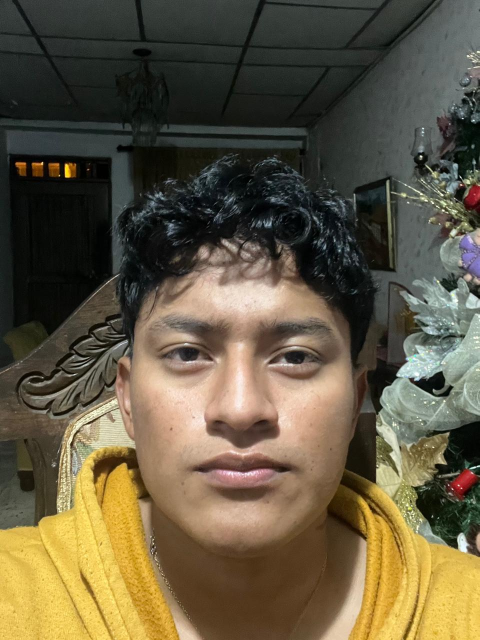
#> input picture face/imagenes_descargadas/front_1764989392442.jpg, 959 x 1280 px (shown at 1/2 size)
$ python -i mejora_imagenes.py   (imports and definitions only)   (older library calls are emulated)
#> lines starting #> are read from the running program, lines starting #| are printed output that depends on the picture
"""
Utilidades para mejorar la calidad de imágenes faciales antes de la comparación.
Estas funciones preprocesadas ayudan a aumentar la precisión del reconocimiento.
"""

import cv2
import numpy as np
from pathlib import Path


def mejorar_imagen_facial(ruta_imagen, guardar_mejorada=False):
    """
    Mejora la calidad de una imagen facial para mejor reconocimiento.

    Args:
        ruta_imagen: Ruta de la imagen a mejorar
        guardar_mejorada: Si True, guarda la versión mejorada

    Returns:
        numpy.ndarray: Imagen mejorada
    """
#> called with guardar_mejorada = False
    # Leer imagen
    img = cv2.imread(str(ruta_imagen))
#> img is the input picture: shape (1280, 959, 3); mean B, G, R 66, 89, 99.1

    if img is None:
        raise ValueError(f"No se pudo leer la imagen: {ruta_imagen}")

    # 1. Normalizar iluminación (CLAHE)
    lab = cv2.cvtColor(img, cv2.COLOR_BGR2LAB)
#> lab: shape (1280, 959, 3); mean of channels 0, 1, 2 94.2, 128.9, 141.5
    l, a, b = cv2.split(lab)
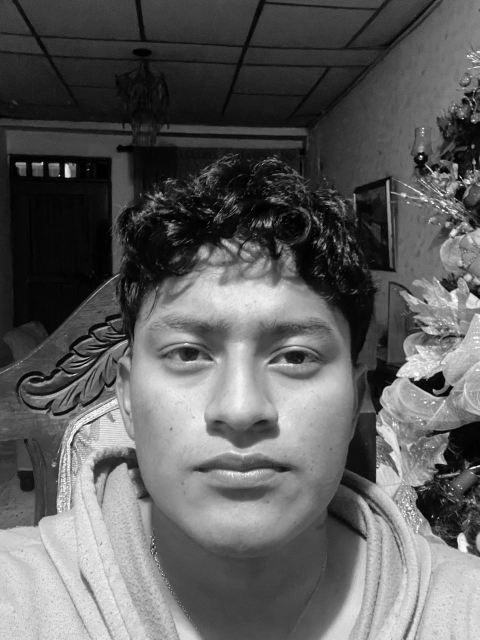
#> l: shape (1280, 959) (shown at 1/2 size); min 0, max 255, mean 94.2
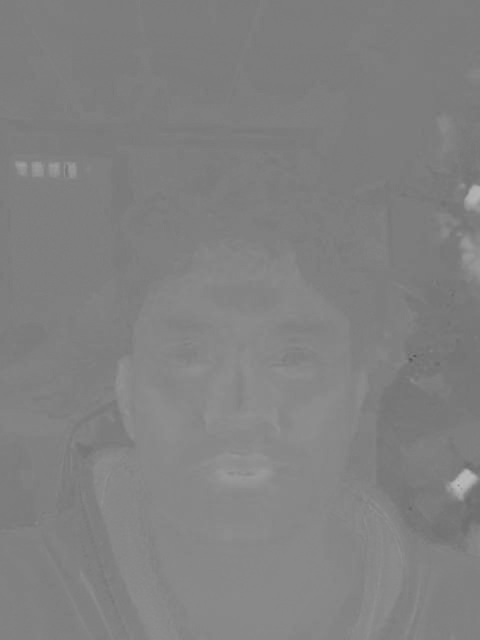
#> a: shape (1280, 959) (shown at 1/2 size); min 86, max 189, mean 128.9
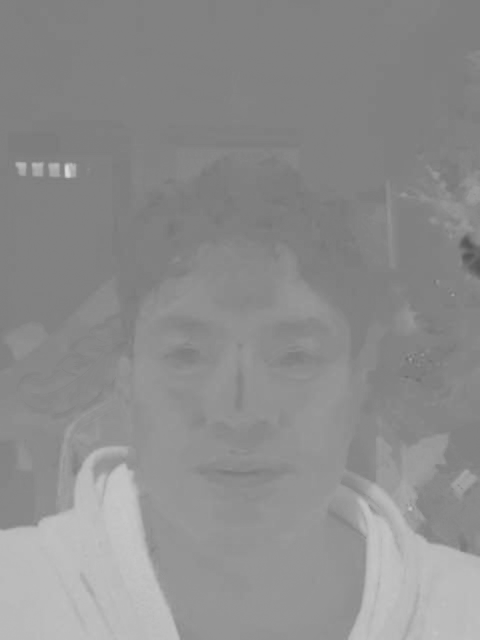
#> b: shape (1280, 959) (shown at 1/2 size); min 85, max 218, mean 141.5

    clahe = cv2.createCLAHE(clipLimit=3.0, tileGridSize=(8, 8))
    l = clahe.apply(l)
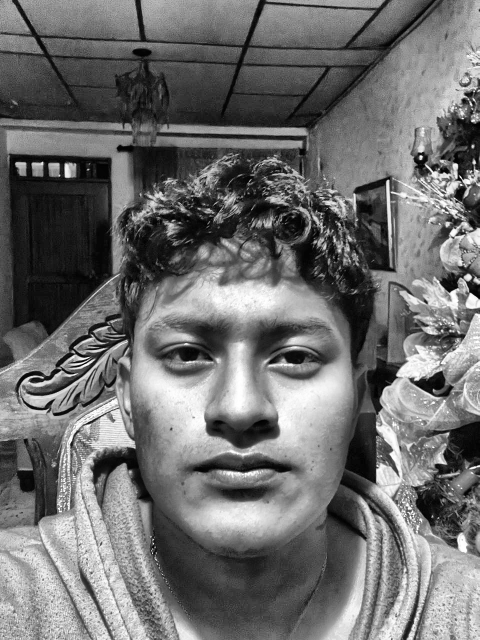
#> l: shape (1280, 959) (shown at 1/2 size); min 0, max 255, mean 110.4

    lab = cv2.merge([l, a, b])
#> lab: shape (1280, 959, 3); mean of channels 0, 1, 2 110.4, 128.9, 141.5
    img_mejorada = cv2.cvtColor(lab, cv2.COLOR_LAB2BGR)

    # 2. Reducir ruido
    img_mejorada = cv2.fastNlMeansDenoisingColored(img_mejorada, None, 10, 10, 7, 21)

    # 3. Aumentar nitidez ligeramente
    kernel = np.array([[-1, -1, -1],
                       [-1,  9, -1],
                       [-1, -1, -1]])
    img_nitida = cv2.filter2D(img_mejorada, -1, kernel)
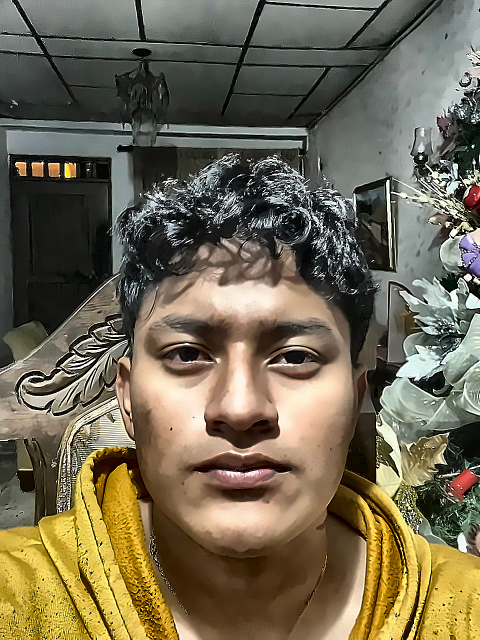
#> img_nitida: shape (1280, 959, 3) (shown at 1/2 size); mean B, G, R 81.9, 104.5, 113.5
    img_mejorada = cv2.addWeighted(img_mejorada, 0.7, img_nitida, 0.3, 0)

    # Guardar si se solicita
    if guardar_mejorada:
        ruta_original = Path(ruta_imagen)
        ruta_mejorada = ruta_original.parent / f"{ruta_original.stem}_mejorada{ruta_original.suffix}"
        cv2.imwrite(str(ruta_mejorada), img_mejorada)
        print(f"✅ Imagen mejorada guardada: {ruta_mejorada}")

    return img_mejorada


def detectar_y_alinear_rostro(imagen):
    """
    Detecta y alinea el rostro en la imagen para mejor comparación.

    Args:
        imagen: numpy.ndarray o ruta de imagen

    Returns:
        numpy.ndarray: Rostro alineado o imagen original si no se detecta rostro
    """
    # Cargar imagen si es ruta
    if isinstance(imagen, (str, Path)):
        img = cv2.imread(str(imagen))
    else:
        img = imagen.copy()

    # Detectar rostros
    face_cascade = cv2.CascadeClassifier(cv2.data.haarcascades + 'haarcascade_frontalface_default.xml')
    eye_cascade = cv2.CascadeClassifier(cv2.data.haarcascades + 'haarcascade_eye.xml')

    gray = cv2.cvtColor(img, cv2.COLOR_BGR2GRAY)
    faces = face_cascade.detectMultiScale(gray, 1.3, 5)
#> faces = [[183, 467, 606, 606]]

    if len(faces) == 0:
        return img  # No se detectó rostro, devolver original

    # Tomar el rostro más grande
    x, y, w, h = max(faces, key=lambda f: f[2] * f[3])
#> x = 183; y = 467; w = 606; h = 606

    # Recortar rostro con margen
    margen = int(w * 0.2)
#> margen = 121
    y1 = max(0, y - margen)
#> y1 = 346
    y2 = min(img.shape[0], y + h + margen)
#> y2 = 1194
    x1 = max(0, x - margen)
#> x1 = 62
    x2 = min(img.shape[1], x + w + margen)
#> x2 = 910

    rostro = img[y1:y2, x1:x2]
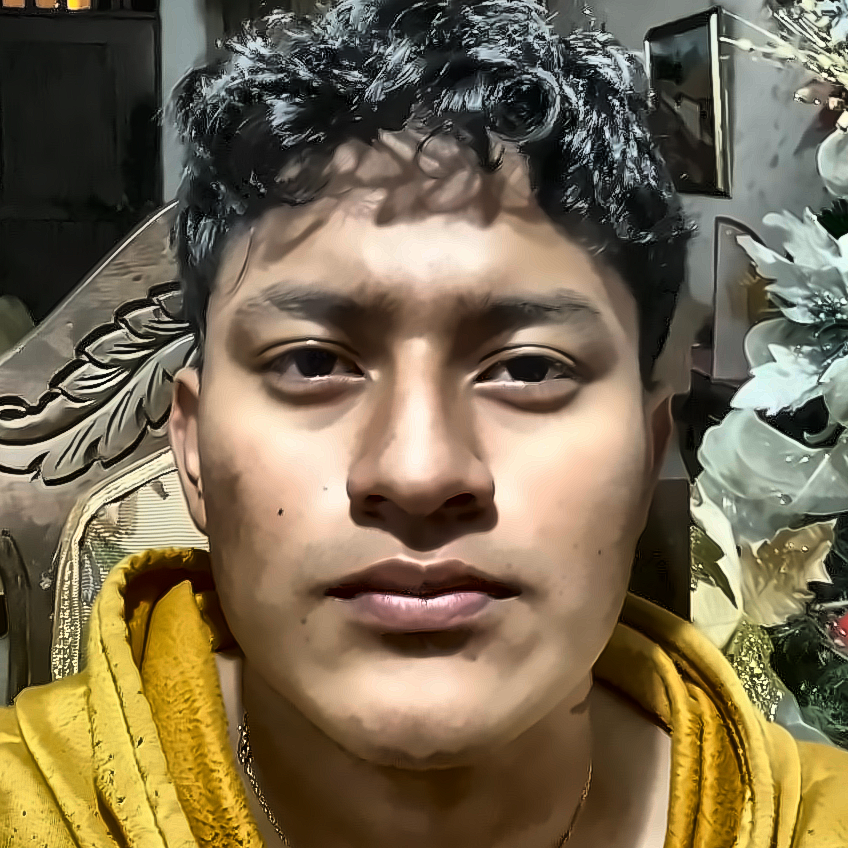
#> rostro: shape (848, 848, 3); mean B, G, R 80.7, 106.6, 120.7

    return rostro


def preparar_imagen_para_comparacion(ruta_imagen, guardar_preparada=False):
    """
    Pipeline completo de preparación de imagen para reconocimiento facial.

    Args:
        ruta_imagen: Ruta de la imagen a preparar
        guardar_preparada: Si True, guarda la versión preparada

    Returns:
        numpy.ndarray: Imagen lista para comparación
    """
    print(f"🔧 Preparando imagen: {Path(ruta_imagen).name}")

    # 1. Mejorar calidad
    img_mejorada = mejorar_imagen_facial(ruta_imagen)
    print("   ✓ Calidad mejorada")

    # 2. Detectar y alinear rostro
    img_alineada = detectar_y_alinear_rostro(img_mejorada)
    print("   ✓ Rostro alineado")

    # 3. Redimensionar a tamaño óptimo (224x224 es común para modelos de face recognition)
    img_final = cv2.resize(img_alineada, (224, 224), interpolation=cv2.INTER_LANCZOS4)
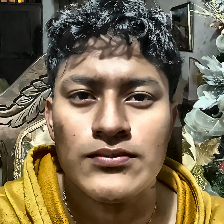
#> img_final: shape (224, 224, 3); mean B, G, R 80.7, 106.7, 120.8
    print("   ✓ Redimensionada a 224x224")

    # Guardar si se solicita
    if guardar_preparada:
        ruta_original = Path(ruta_imagen)
        ruta_preparada = ruta_original.parent / f"{ruta_original.stem}_preparada{ruta_original.suffix}"
        cv2.imwrite(str(ruta_preparada), img_final)
        print(f"   ✅ Guardada: {ruta_preparada}")

    return img_final


# [71 lines left out: function comparar_calidad_imagenes, not called in this run]


# [12 lines not run here, left out]

>>> result = preparar_imagen_para_comparacion('imagenes_descargadas/front_1764989392442.jpg')
